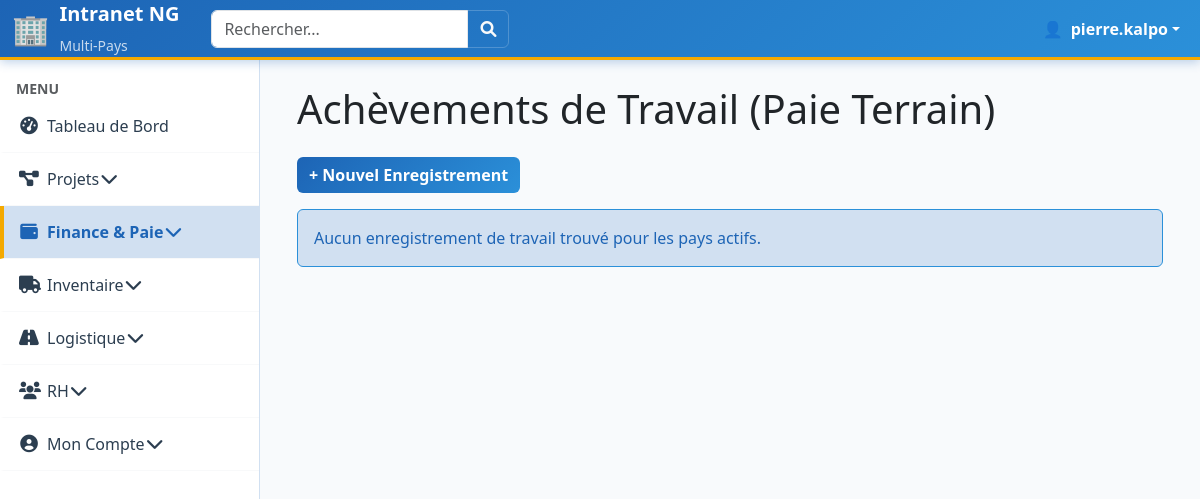
Before: /finance/paie-terrain/ (signed in) with the older database file.
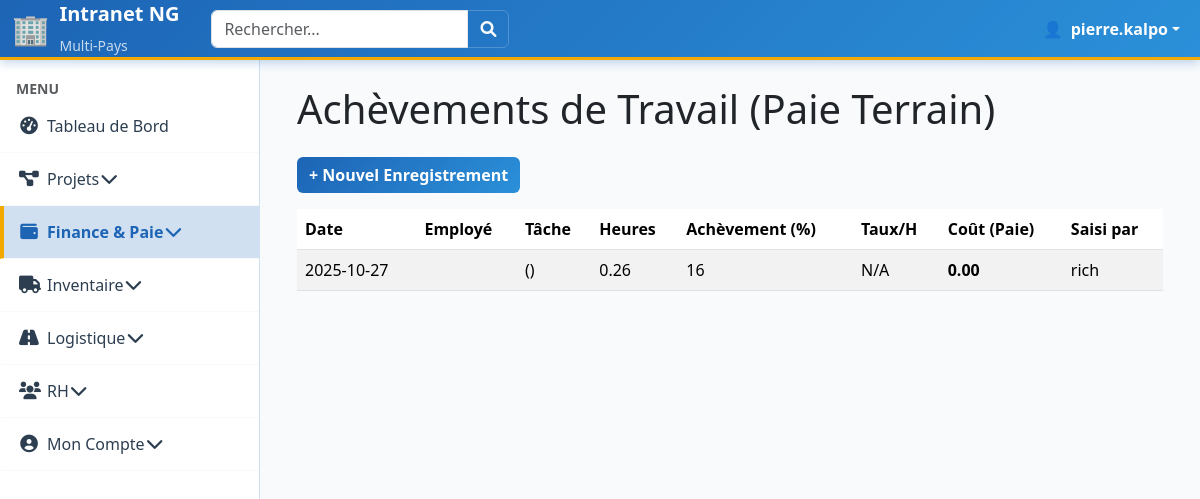
After: the same page with the newer database file.
### projects/models.py (models this page shows, shortened)
class WorkCompletionRecord(models.Model):
    task = models.ForeignKey(
        Task,
        on_delete=models.CASCADE,
        related_name="work_records",
        verbose_name=_("Tâche")
    )
    employee = models.ForeignKey(
        settings.AUTH_USER_MODEL,
        on_delete=models.PROTECT,
        related_name="work_records",
        verbose_name=_("Employé")
    )
    date = models.DateField(default=date.today, verbose_name=_("Date du travail"))
    duration_hours = models.DecimalField(
        max_digits=5,
        decimal_places=2,
        default=Decimal("0.00"),
        verbose_name=_("Durée (heures)")
    )
    completion_percentage = models.IntegerField(
        default=0,
        validators=[MinValueValidator(0), MaxValueValidator(100)],
        verbose_name=_("Achèvement (%)")
    )
    hourly_rate_used = models.DecimalField(
        max_digits=10,
        decimal_places=2,
        null=True,
        blank=True,
        verbose_name=_("Taux Horaire Utilisé")
    )
    cost = models.DecimalField(
        max_digits=10,
        decimal_places=2,
        null=True,
        blank=True,
        verbose_name=_("Coût (Paie)")
    )
    is_paid_out = models.BooleanField(default=False, verbose_name=_("Est Payé"))
    created_by = models.ForeignKey(
        settings.AUTH_USER_MODEL,
        on_delete=models.SET_NULL,
        null=True,
        related_name="created_work_records",
        verbose_name=_("Saisi par")
    )
    created_at = models.DateTimeField(auto_now_add=True)
    class Meta:
        verbose_name = _("Enregistrement de Travail")
        verbose_name_plural = _("Enregistrements de Travail")
        ordering = ['-date']

### users/models.py (models this page shows, shortened)
class CustomUser(AbstractUser):
    phone_number = models.CharField(
        max_length=20, blank=True, null=True, verbose_name="Numéro de téléphone"
    )
    salaire_mensuel_base = models.DecimalField(
        max_digits=10, decimal_places=2, default=Decimal("0.00"), verbose_name=_("Salaire Mensuel de Base")
    )
    statut_actuel = models.CharField(
        max_length=20,
        choices=EMPLOYEE_STATUS_CHOICES,
        default="ACTIF",
        verbose_name=_("Statut actuel"),
    )
    class Meta:
        verbose_name = "Employé"
        verbose_name_plural = "Employés"
    def is_team_lead_user(self):
        return self.groups.filter(name__iexact="Team_Lead").exists()
    def is_coordinator_user(self):
        user_roles = {r.lower() for r in self.get_active_role_names()}
        return (
            "coordinateur de projet" in user_roles or "coordinateur_de_projet" in user_roles
        )
    def is_field_team_user(self):
        user_roles = {r.lower() for r in self.get_active_role_names()}
        return "field team" in user_roles or "field_team" in user_roles
    @property
    def is_cm(self):
        user_roles = {r.lower() for r in self.get_active_role_names()}
        return "country manager" in user_roles or "country_manager" in user_roles
    @property
    def is_coordinator(self):
        return self.is_coordinator_user()
    @property
    def is_field_team(self):
        return self.is_field_team_user()
    @property
    def is_team_lead(self):
        return self.is_team_lead_user()
    @property
    def active_country_ids(self):
        if not self.is_authenticated:
            return []
        return list(
            self.assignments.filter(is_active=True, country__is_active=True)
            .values_list("country_id", flat=True)
            .distinct()
        )
    def get_active_role_names(self):
        if not self.is_authenticated:
            return set()
        return set(
            self.assignments.filter(
                is_active=True, country__is_active=True
            ).values_list("role__name", flat=True)
        )

### finance/views.py (the view)
# urls.py: path("paie-terrain/", views.WorkRecordListView.as_view(), name="work_record_list"), # <-- AJOUTÉ
class WorkRecordListView(FinanceCountryIsolationMixin, ListView):
    model = WorkCompletionRecord
    template_name = "finance/work_completion_list.html"
    context_object_name = "work_records"
    def get_queryset(self):
        qs = super().get_queryset()
        return qs.order_by('-date')

### core/context_processors.py (called while the page is built)
def user_countries_processor(request):
    user = request.user
    countries = []
    active_country_ids = []
    if user.is_authenticated:
        active_country_ids = user.active_country_ids
        countries = Country.objects.filter(id__in=active_country_ids)
    return {
        "user_countries": countries,
        "active_country_ids": active_country_ids,  # Cette variable est maintenant toujours définie
    }

### finance/views.py (called while the page is built)
    def get_queryset(self):
        qs = super().get_queryset()
        user = self.request.user
        if user.is_superuser:
            return qs
        active_country_ids = user.active_country_ids
        if self.model == SalaryStructure:
            return qs.filter(country__id__in=active_country_ids)
        if self.model == Depense:
            return qs.filter(projet_associe__country__id__in=active_country_ids)
        if self.model == Revenu:
            return qs.filter(projet_facture__country__id__in=active_country_ids)
        if self.model == WorkCompletionRecord:
            return qs.filter(task__site__project__country__id__in=active_country_ids)
        return qs.none()

### finance/templates/finance/work_completion_list.html (shortened to what this page needs)
{% extends "core/base.html" %}
{% block content %}
    <h1 class="mb-4">Achèvements de Travail (Paie Terrain)</h1>
    <a href="{% url 'finance:work_record_create' %}" class="btn btn-primary mb-3">
        + Nouvel Enregistrement
    </a>
    {% if work_records %}
    <div class="table-responsive">
        <table class="table table-striped">
            <thead>
                <tr>
                    <th>Date</th>
                    <th>Employé</th>
                    <th>Tâche</th>
                    <th>Heures</th>
                    <th>Achèvement (%)</th>
                    <th>Taux/H</th>
                    <th>Coût (Paie)</th>
                    <th>Saisi par</th>
                </tr>
            </thead>
            <tbody>
                {% for record in work_records %}
                <tr>
                    <td>{{ record.date|date:"Y-m-d" }}</td>
                    <td>{{ record.user.username }}</td>
                    <td>{{ record.task.name }} ({{ record.task.site_task.first.site.name }})</td>
                    <td>{{ record.duration_hours|default:"N/A" }}</td>
                    <td>{{ record.completion_percentage|default:"N/A" }}</td>
                    <td>{{ record.hourly_rate_used|floatformat:2|default:"N/A" }}</td>
                    <td><strong>{{ record.cost|floatformat:2|default:"0.00" }}</strong></td>
                    <td>{{ record.created_by.username }}</td>
                </tr>
                {% endfor %}
            </tbody>
        </table>
    </div>
    {% else %}
        <div class="alert alert-info">
            Aucun enregistrement de travail trouvé pour les pays actifs.
        </div>
    {% endif %}
{% endblock %}

Changed rows visible on the page:
added WorkCompletionRecord: date "2025-10-27", duration_hours "0.26", completion_percentage "16", hourly_rate_used "N/A", cost "0.00", created_by.username "rich"
Other visible differences:
text no longer shown: "Aucun enregistrement de travail trouvé pour les pays actifs."
text now shown: "Date Employé Tâche Heures Achèvement (%) Taux/H Coût (Paie) Saisi par"
